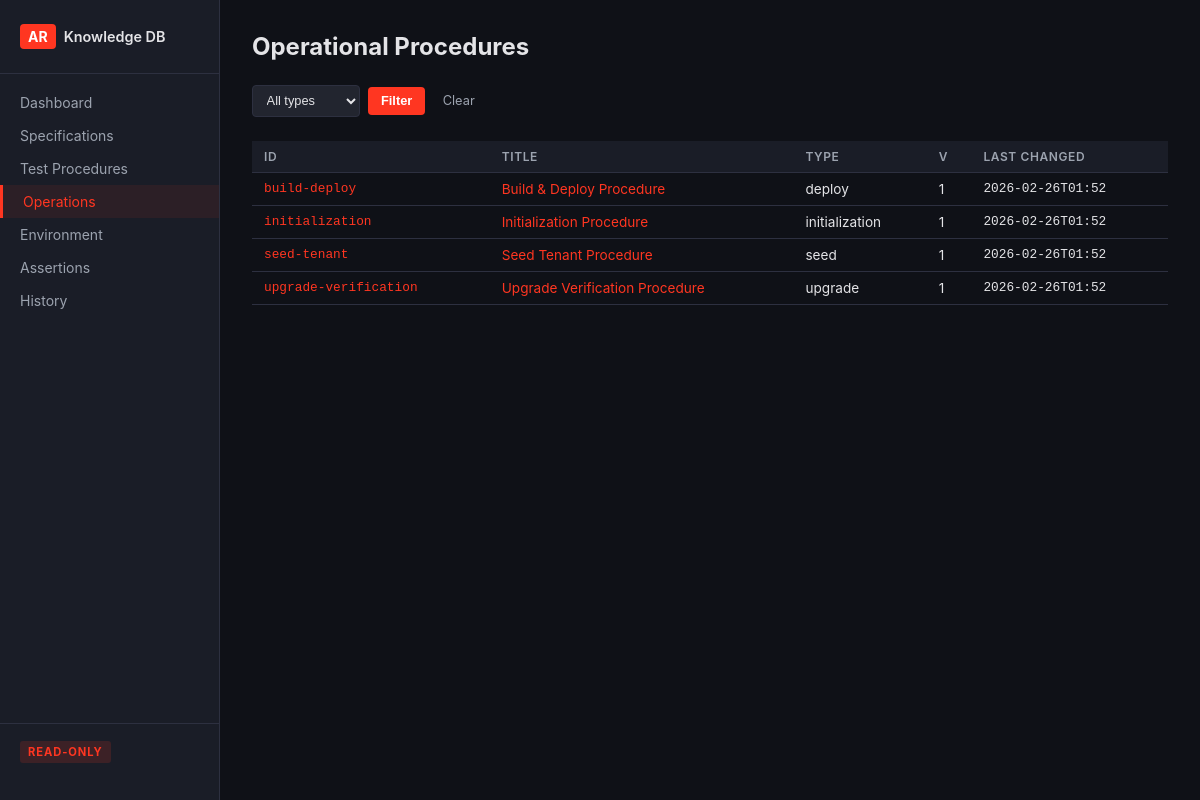
/ops, run on the app's committed database.
### tables this page shows
CREATE TABLE operational_procedures (
    rowid INTEGER PRIMARY KEY AUTOINCREMENT,
    id TEXT NOT NULL,
    version INTEGER NOT NULL,
    title TEXT NOT NULL,
    type TEXT,
    variables TEXT,
    steps TEXT,
    known_failure_modes TEXT,
    last_verified_at TEXT,
    last_corrected_at TEXT,
    changed_by TEXT NOT NULL,
    changed_at TEXT NOT NULL,
    change_reason TEXT NOT NULL,
    UNIQUE(id, version)
);

### app.py (the view)
@app.get("/ops", response_class=HTMLResponse)
async def ops_list(request: Request, type: str = Query(None)):
    procedures = db.list_op_procedures(type=type)
    all_procs = db.list_op_procedures()
    types = sorted(set(p["type"] for p in all_procs if p["type"]))
    return templates.TemplateResponse("ops.html", {
        "request": request,
        "procedures": procedures,
        "types": types,
        "filters": {"type": type},
    })

### templates/ops.html (shortened to what this page needs)
{% extends "base.html" %}
{% block content %}
<h1>Operational Procedures</h1>
<form class="filter-bar" method="get" action="/ops">
    <select name="type">
        <option value="">All types</option>
    </select>
    <button type="submit">Filter</button>
    <a href="/ops" class="btn-clear">Clear</a>
</form>
<table>
    <thead>
        <tr>
            <th>ID</th>
            <th>Title</th>
            <th>Type</th>
            <th>v</th>
            <th>Last Changed</th>
        </tr>
    </thead>
    <tbody>
        {% for proc in procedures %}
        <tr>
            <td class="mono"><a href="/ops/{{ proc.id }}">{{ proc.id }}</a></td>
            <td><a href="/ops/{{ proc.id }}">{{ proc.title }}</a></td>
            <td>{{ proc.type or '' }}</td>
            <td>{{ proc.version }}</td>
            <td class="mono">{{ proc.changed_at[:16] }}</td>
        </tr>
        {% endfor %}
    </tbody>
</table>
{% endblock %}

### static/style.css (style rules this page uses)
:root { --brand: #ff3621; --brand-dark: #cc2b1a; --bg: #0f1117; --bg-card: #1a1d27; --bg-surface: #22252f; --text: #e4e4e7; --text-muted: #9ca3af; --border: #2d3040; --pass: #22c55e; --fail: #ef4444; --verified: #22c55e; --implemented: #3b82f6; --specified: #f59e0b; --retired: #6b7280; --mono: 'Consolas', 'SF Mono', 'Monaco', monospace; }
* { box-sizing: border-box; margin: 0; padding: 0; }
body { font-family: -apple-system, BlinkMacSystemFont, 'Segoe UI', sans-serif; background: var(--bg); color: var(--text); display: flex; min-height: 100vh; }
h1 { font-size: 1.5rem; margin-bottom: 1.5rem; }
table { width: 100%; border-collapse: collapse; font-size: 0.85rem; }
th, td { padding: 0.5rem 0.75rem; text-align: left; border-bottom: 1px solid var(--border); }
th { color: var(--text-muted); font-weight: 600; font-size: 0.75rem; text-transform: uppercase; letter-spacing: 0.05em; background: var(--bg-card); position: sticky; top: 0; }
a { color: var(--brand); text-decoration: none; }
.mono { font-family: var(--mono); font-size: 0.8rem; }
.filter-bar { display: flex; gap: 0.5rem; margin-bottom: 1.5rem; flex-wrap: wrap; align-items: center; }
.filter-bar select, .filter-bar input { background: var(--bg-surface); border: 1px solid var(--border); color: var(--text); padding: 0.4rem 0.6rem; border-radius: 4px; font-size: 0.8rem; }
.filter-bar button { background: var(--brand); color: white; border: none; padding: 0.4rem 0.8rem; border-radius: 4px; cursor: pointer; font-size: 0.8rem; font-weight: 600; }
.btn-clear { font-size: 0.8rem; color: var(--text-muted); padding: 0.4rem 0.6rem; }

### data on the page
operational_procedures: id "build-deploy", title "Build & Deploy Procedure", type "deploy", version "1", changed_at "2026-02-26T01:52"
operational_procedures: id "initialization", title "Initialization Procedure", type "initialization", version "1", changed_at "2026-02-26T01:52"
operational_procedures: id "seed-tenant", title "Seed Tenant Procedure", type "seed", version "1", changed_at "2026-02-26T01:52"
operational_procedures: id "upgrade-verification", title "Upgrade Verification Procedure", type "upgrade", version "1", changed_at "2026-02-26T01:52"
